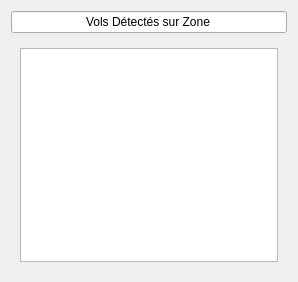
<?xml version="1.0" encoding="UTF-8"?>
<ui version="4.0">
 <class>FlightsWidget</class>
 <widget class="QWidget" name="FlightsWidget">
  <property name="geometry">
   <rect>
    <x>0</x>
    <y>0</y>
    <width>298</width>
    <height>282</height>
   </rect>
  </property>
  <property name="windowTitle">
   <string>Form</string>
  </property>
  <layout class="QVBoxLayout" name="verticalLayout_2">
   <item>
    <widget class="QLineEdit" name="lineEdit">
     <property name="text">
      <string>Vols Détectés sur Zone</string>
     </property>
     <property name="alignment">
      <set>Qt::AlignCenter</set>
     </property>
    </widget>
   </item>
   <item>
    <widget class="QStackedWidget" name="stackedWidget">
     <property name="currentIndex">
      <number>0</number>
     </property>
     <widget class="QWidget" name="page">
      <layout class="QVBoxLayout" name="verticalLayout_3">
       <item>
        <layout class="QVBoxLayout" name="verticalLayout">
         <item>
          <widget class="QTableWidget" name="m_pTableWidget"/>
         </item>
        </layout>
       </item>
      </layout>
     </widget>
     <widget class="QWidget" name="page_2"/>
    </widget>
   </item>
  </layout>
 </widget>
 <resources/>
 <connections/>
</ui>
